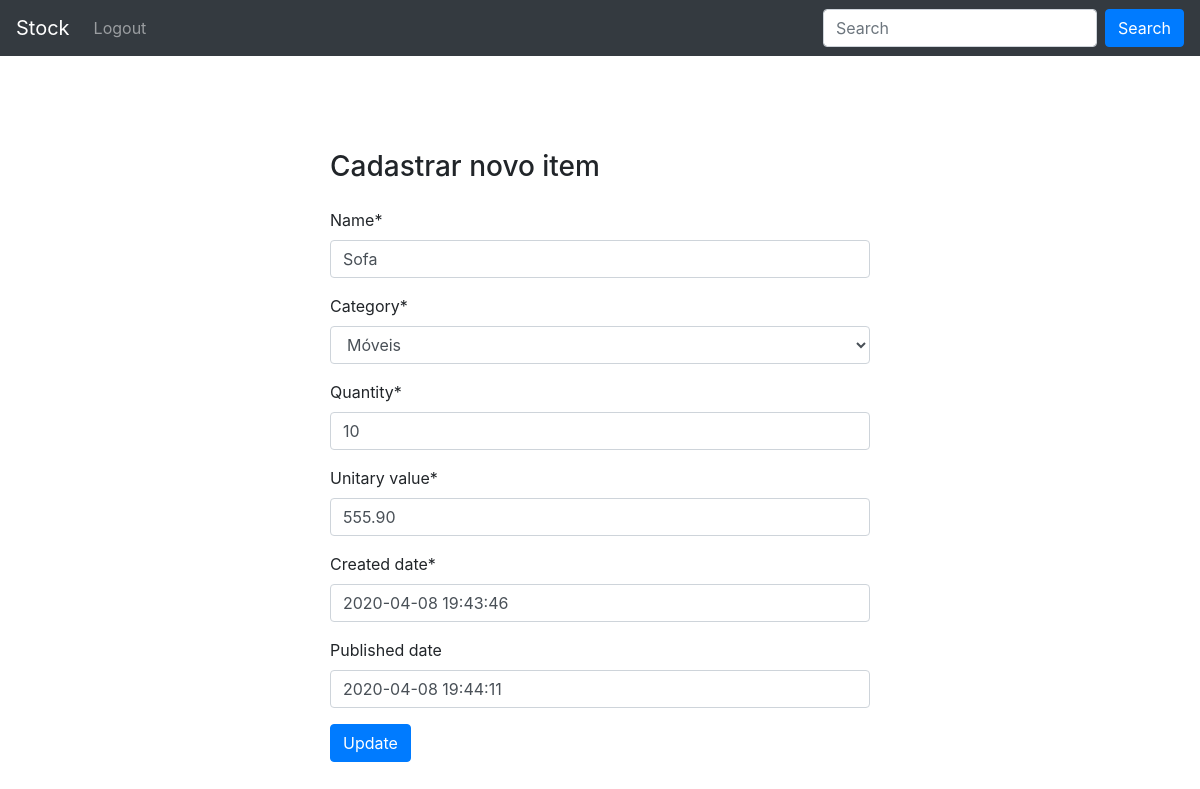
Page /stock/1/edit/ (signed in) on the earlier database version.
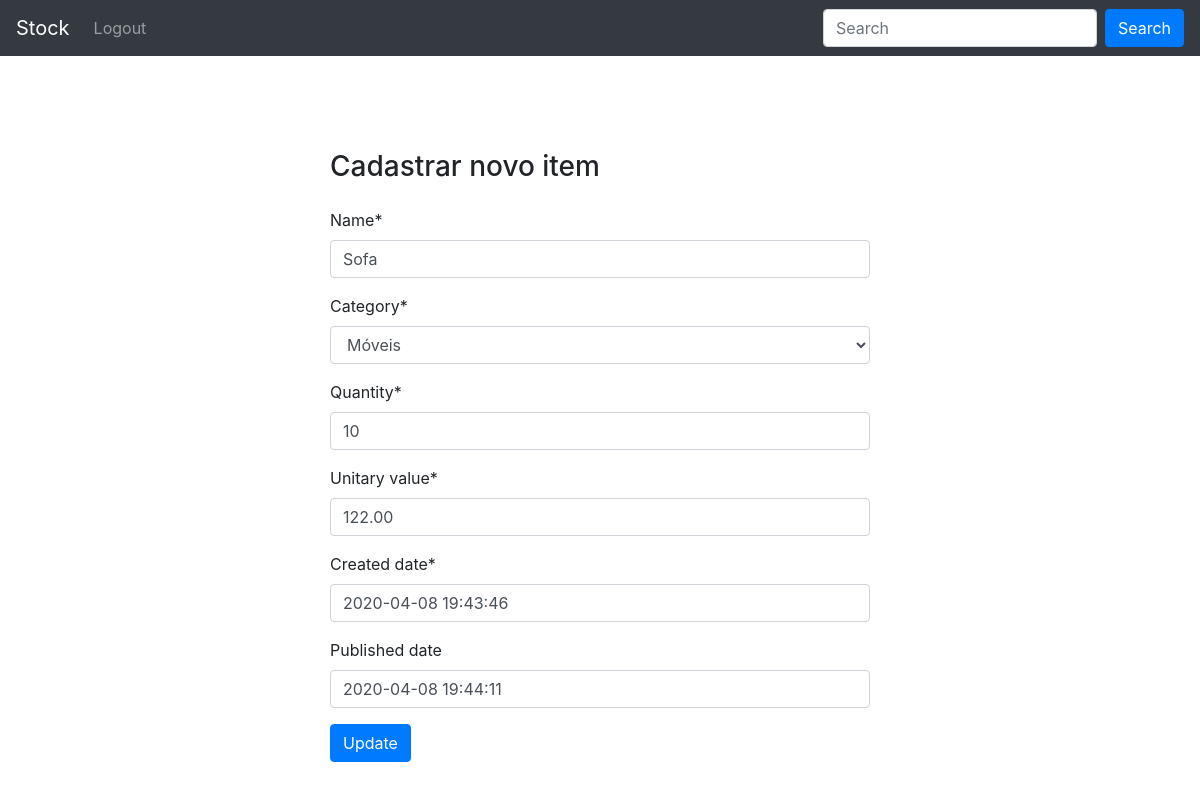
Same page on the later database version.
### stock_control/models.py (models this page shows, shortened)
class Stock(models.Model):
    name = models.CharField(max_length=100)
    category = models.ForeignKey(
        Category, null=True, on_delete=models.SET_NULL
    )
    quantity = models.IntegerField()
    unitary_value = models.DecimalField(max_digits=5, decimal_places=2)
    created_date = models.DateTimeField(default=timezone.now)
    published_date = models.DateTimeField(blank=True, null=True)
    class Meta:
        verbose_name = 'Stock'
        verbose_name_plural = 'Stocks'
        ordering=['id']

class Category(models.Model):
    name = models.CharField(max_length=100)
    description = models.CharField(max_length=200)
    class Meta:
        verbose_name = 'Category'
        verbose_name_plural = 'Categories'
    def __str__(self):
        return self.name

### stock_control/views.py (the view)
# urls.py: path('stock/<int:pk>/edit/', StockUpdate.as_view(), name='stock_edit'),
@method_decorator(login_required, name='dispatch')
class StockUpdate(UpdateView):
    form_class = StockForm
    model = Stock
    template_name = 'stock_control/stock_edit.html'
    success_url = reverse_lazy('stock_list')

### stock_control/forms.py
class StockForm(forms.ModelForm):
    class Meta:
        model = Stock
        fields = '__all__'

### stock_control/templates/stock_control/stock_edit.html (shortened to what this page needs)
{% extends 'stock_control/base.html' %}
{% block container %}
{% load crispy_forms_tags %}
  <div class="container">
    <div class="row">
      <div class="col-3">
      </div>
      <div class="col-6 stylesheet formCategory">
        <form method="POST" class="post-form" style="width: 100%;">
          <h3 class="mb-4">Cadastrar novo item</h3>
          {{ form|crispy }}
          <button type="submit" class="save btn btn-primary">Update</button>
        </form>
      </div>
      <div class="col-3">
      </div>
    </div>
  </div>
{% endblock %}

Differences in the rows shown:
changed Stock "Móveis": unitary_value "555.90" → "122.00"
